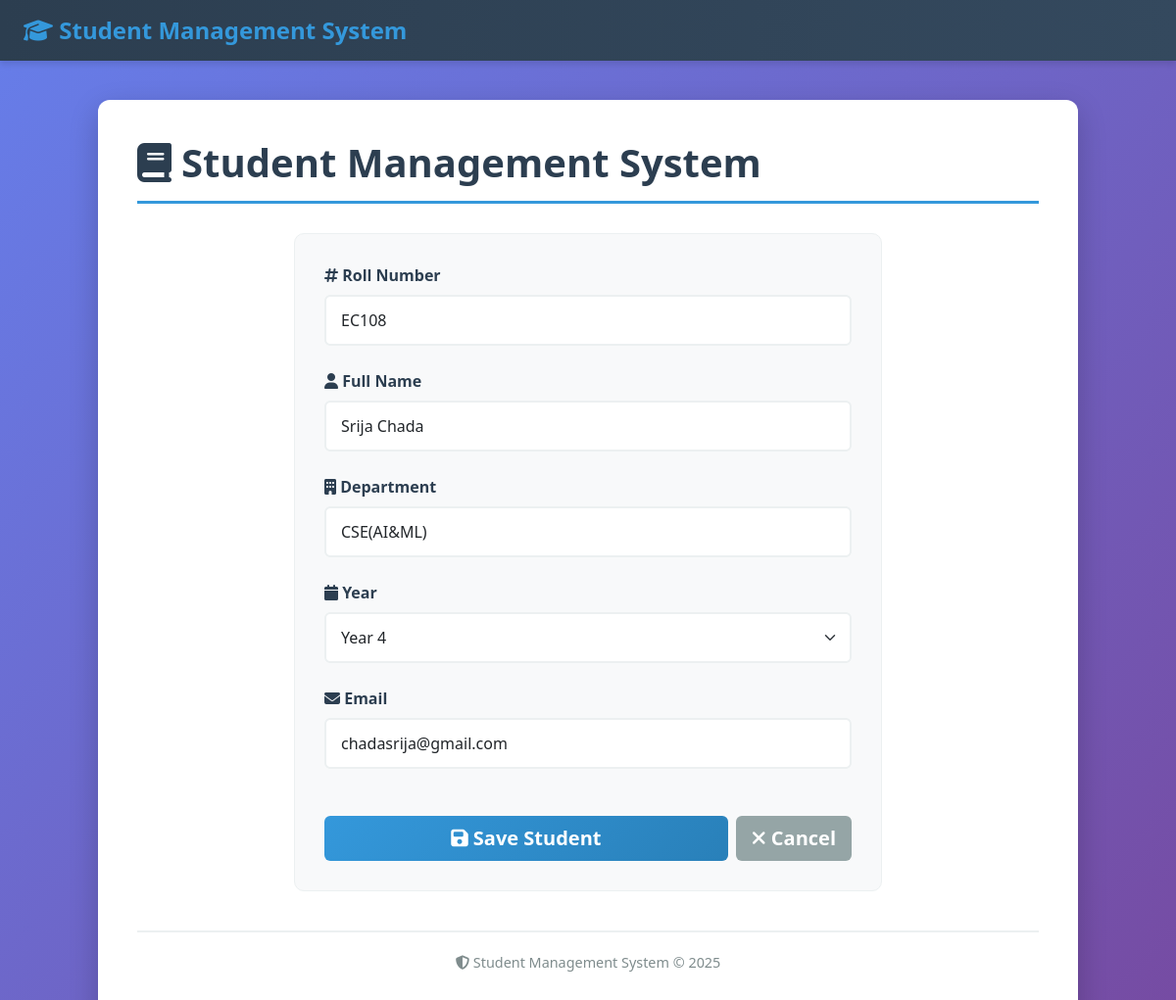
The app's page /student/7/edit with its own data.
### tables this page shows
CREATE TABLE students (
        id INTEGER PRIMARY KEY AUTOINCREMENT,
        roll TEXT UNIQUE NOT NULL,
        name TEXT NOT NULL,
        department TEXT,
        year INTEGER,
        email TEXT
    );

### app.py (the view)
@app.route("/student/<int:student_id>/edit", methods=["GET", "POST"])
def edit_student(student_id):
    conn = get_connection()
    cur = conn.cursor()
    cur.execute("SELECT * FROM students WHERE id = ?", (student_id,))
    student = cur.fetchone()
    if not student:
        conn.close()
        flash("Student not found.")
        return redirect(url_for("index"))
    if request.method == "POST":
        roll = request.form["roll"].strip()
        name = request.form["name"].strip()
        department = request.form["department"].strip()
        year = int(request.form["year"])
        email = request.form.get("email","").strip()
        try:
            cur.execute("UPDATE students SET roll=?, name=?, department=?, year=?, email=? WHERE id = ?",
                        (roll, name, department, year, email, student_id))
            conn.commit()
            flash("Student updated successfully.")
            return redirect(url_for("view_student", student_id=student_id))
        except Error as e:
            conn.rollback()
            flash(f"Error updating: {e}")
        finally:
            conn.close()
    else:
        conn.close()
        return render_template('form.html', action_url=url_for("edit_student", student_id=student_id), student=student)

### app.py (called while the page is built)
def get_connection():
    conn = sqlite3.connect(str(DB_PATH))
    conn.row_factory = sqlite3.Row
    return conn

@app.context_processor
def inject_base():
    return dict()

### templates/form.html (shortened to what this page needs)
{% extends 'base.html' %}
{% block content %}
  <div style="max-width: 600px; margin: 0 auto;">
    <form method="post" action="{{ action_url }}" class="form-container">
      <div class="mb-4">
        <label class="form-label"><i class="fas fa-hashtag"></i> Roll Number</label>
        <input type="text" class="form-control form-control-lg" name="roll" required value="{{ student.roll if student else '' }}" placeholder="e.g., CS101">
      </div>
      <div class="mb-4">
        <label class="form-label"><i class="fas fa-user"></i> Full Name</label>
        <input type="text" class="form-control form-control-lg" name="name" required value="{{ student.name if student else '' }}" placeholder="Enter full name">
      </div>
      <div class="mb-4">
        <label class="form-label"><i class="fas fa-building"></i> Department</label>
        <input type="text" class="form-control form-control-lg" name="department" required value="{{ student.department if student else '' }}" placeholder="e.g., CSE, ECE, ME">
      </div>
      <div class="mb-4">
        <label class="form-label"><i class="fas fa-calendar"></i> Year</label>
        <select class="form-select form-select-lg" name="year" required>
          {% set y = student.year if student else '' %}
          {% for yr in [1,2,3,4] %}
            <option value="{{ yr }}" {% if y|string == yr|string %}selected{% endif %}>Year {{ yr }}</option>
          {% endfor %}
        </select>
      </div>
      <div class="mb-4">
        <label class="form-label"><i class="fas fa-envelope"></i> Email</label>
        <input type="email" class="form-control form-control-lg" name="email" value="{{ student.email if student else '' }}" placeholder="Enter email address">
      </div>
      <div class="d-flex gap-2 mt-5">
        <button class="btn btn-primary btn-lg flex-grow-1" type="submit">
          <i class="fas fa-save"></i> Save Student
        </button>
        <a class="btn btn-secondary btn-lg" href="{{ url_for('index') }}">
          <i class="fas fa-times"></i> Cancel
        </a>
      </div>
    </form>
  </div>
{% endblock %}

### templates/base.html (style rules this page uses)
:root { --primary-color: #2c3e50; --secondary-color: #3498db; --accent-color: #e74c3c; --success-color: #27ae60; }
body { background: linear-gradient(135deg, #667eea 0%, #764ba2 100%); min-height: 100vh; font-family: 'Segoe UI', Tahoma, Geneva, Verdana, sans-serif; }
.btn { border-radius: 6px; font-weight: 600; transition: all 0.3s ease; border: none; }
.btn-primary { background: linear-gradient(135deg, #3498db, #2980b9); }
.btn-secondary { background-color: #95a5a6; }
.form-control, .form-select { border-radius: 6px; border: 2px solid #ecf0f1; padding: 10px 15px; transition: all 0.3s ease; }
.form-label { font-weight: 600; color: var(--primary-color); margin-bottom: 8px; }

### templates/form.html (style rules this page uses)
.form-container { background: #f8f9fa; padding: 30px; border-radius: 10px; border: 1px solid #ecf0f1; }
.form-control-lg, .form-select-lg { padding: 12px 15px; font-size: 1rem; }

### records on screen
students: roll "EC108", name "Srija Chada", department "CSE(AI&ML)", email "chadasrija@gmail.com"
